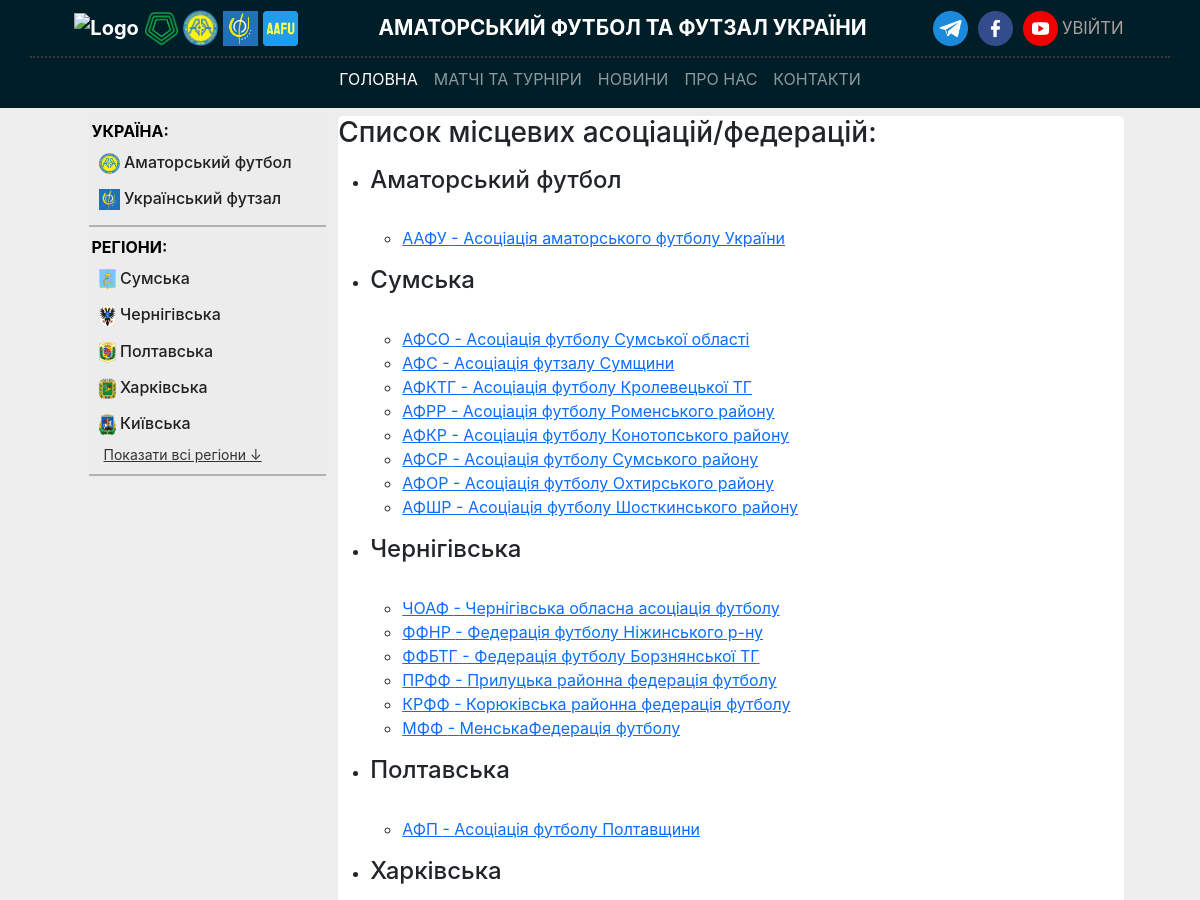
Page /organizations/ (upper part) on the earlier database version.
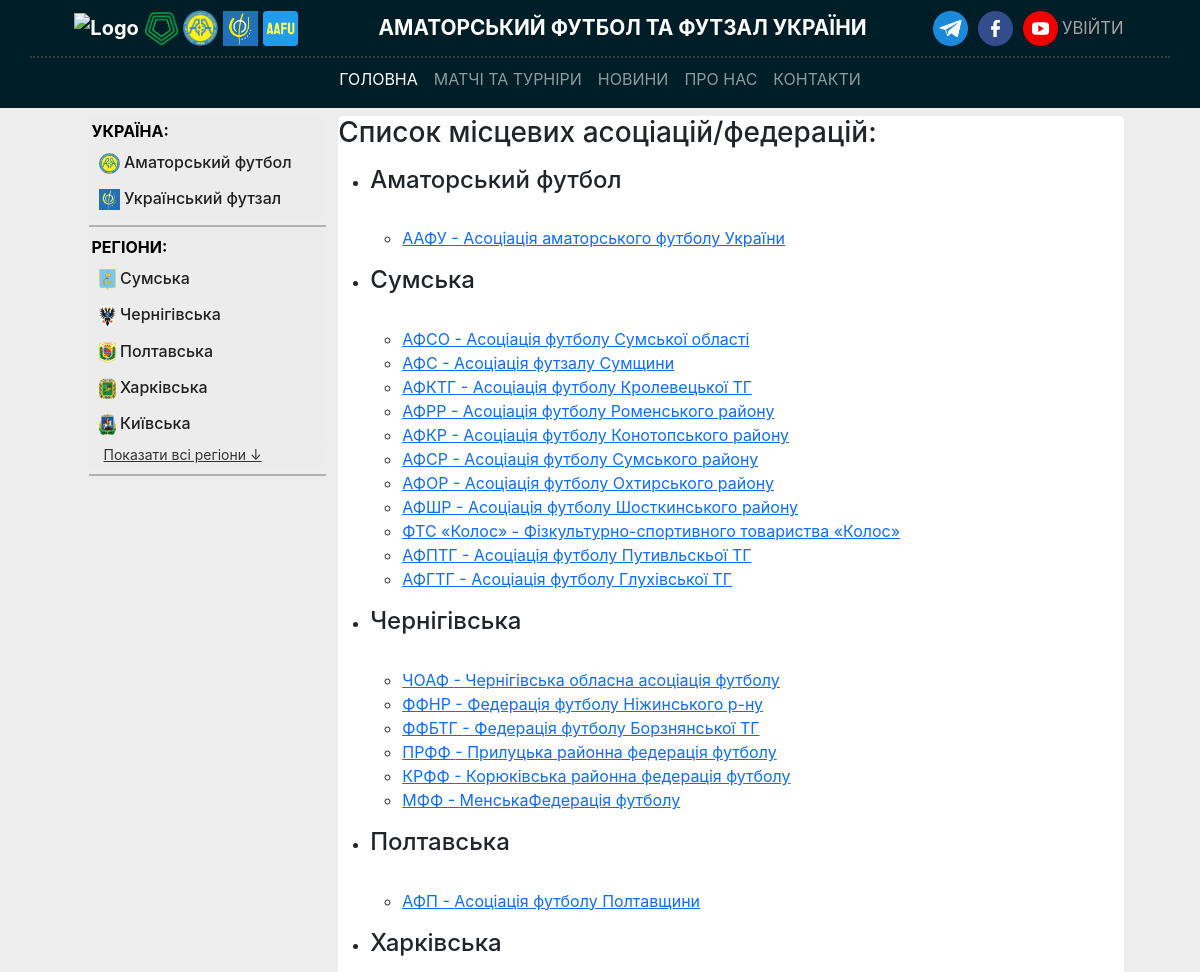
Same page on the later database version.
### models/region.py (models this page shows, shortened)
class Region(Base):
    __tablename__ = "regions"
    __table_args__ = (UniqueConstraint("slug", name="uq_region_slug"),)
    id: Mapped[intpk]
    name: Mapped[str] = mapped_column(String(30), nullable=False)
    emblem: Mapped[str | None] = mapped_column(String(256))
    slug: Mapped[str] = mapped_column(String(30), nullable=False, unique=True)
    status: Mapped[bool] = mapped_column(default=0, server_default="0", nullable=False)
    organizations: Mapped[list["Organization"]] = relationship(
        back_populates="region",
        cascade="all, delete-orphan",
    )
    teams: Mapped[list["Team"]] = relationship(
        back_populates="region",
    )
    stadiums: Mapped[list["Stadium"]] = relationship(
        back_populates="region",
    )
    persons: Mapped[list["Person"]] = relationship(
        back_populates="region",
    )
    contact: Mapped[list["Contact"]] = relationship(
        back_populates="region",
    )
    newstables: Mapped[list["News"]] = relationship(
        back_populates="region",
    )

### models/organization.py (models this page shows, shortened)
class Organization(RegionRelationMixin, Base):
    __tablename__ = "organizations"
    _region_id_nullable: bool = True
    _region_id_unique: bool = False
    _region_back_populates = "organizations"
    id: Mapped[intpk]
    name: Mapped[str] = mapped_column(String(10), nullable=False)
    slug: Mapped[str] = mapped_column(String(30), nullable=False, unique=True)
    full_name: Mapped[str] = mapped_column(String(256), nullable=False)
    description: Mapped[str | None] = mapped_column(
        Text, default="", server_default="", nullable=True
    )
    logo: Mapped[str | None] = mapped_column(String(256))
    website: Mapped[str | None] = mapped_column(String)
    tournament_level = Column(
        SQLAlchemyEnum(TournamentLevel),
        default=TournamentLevel.not_specified,
        server_default=TournamentLevel.not_specified.value,
        nullable=True,
    )
    association_id: Mapped[int | None] = mapped_column(
        ForeignKey("associations.id", onupdate="SET NULL", ondelete="SET NULL"),
    )
    tournaments: Mapped[list["Tournament"]] = relationship(
        back_populates="organization",
    )
    association: Mapped["Association"] = relationship(
        back_populates="organizations",
    )

### controllers/organization.py (the view)
@router.get("/", response_model=List[schemas.OrganizationSchemas])
async def read_organizations(
    request: Request,
    skip: int = 0,
    limit: int = 100,
    db: AsyncSession = Depends(get_db),
):
    return render(
        "organizations.html",
        request,
        {
            "news_list": await get_news_list(db),  # Стрічка новин (всі регіони)
            "regions_list": await get_regions_list(db),  # Список регіонів (бокове меню)
            "organizations": await crud.get_organizations(db, skip=skip, limit=limit),
        },
    )

### templates/organizations.html (shortened to what this page needs)
{% extends "base.html" %}
{% block content %}
<h3>Список місцевих асоціацій/федерацій:</h3>
 <div class="fiex justify-center flex-col items-center">
  <div class="fiex center my-3 gap-5">
    {% for region in regions_list %}
      <ul>
        <li>
            <h4>{{ region.name }}</h4><br>
            {% for organization in organizations if organization.region.id == region.id %}
            <ul>
              <li>
                  <a href="/organizations/{{organization.slug}}">
                      {{ organization.name }} - {{ organization.full_name }}
                  </a>
              </li>
            </ul>
            {% endfor %}
        </li>
      </ul>
    {% endfor %}
  </div>
</div>
{% endblock %}

### templates/base.html (shortened to what the changed rows need)
<!doctype html>
<html lang="uk">
<head>
    <link rel="stylesheet" href="{{ url_for('static', path='css/bootstrap.min.css') }}">
    <link rel="stylesheet" href="/static/css/stl_base.css">
</head>
<body>
    <div class="container">
        <div class="col-12 col-md-11 col-lg-11 mx-auto my-2">
            <div class="row">
                <aside class="col-12 col-md-3">
                    <div class="left-menu">
                      <div class="left-menu-organisations">
                        {% for region in regions_list | selectattr("status", "equalto", 1) %}
                          <a href="/region/{{ region.slug }}"
                            title="Відкрити всі діючі турніри {{ region.name }}у"
                            data-region-slug="{{ region.slug }}"
                          >
                              <div class="region_name">
                                <img
                                  src="{{ url_for('static', path='/img/regions/' ~ region.emblem) }}"
                                  alt="{{ region.name }} logo"
                                  width="21rem"
                                  height="21rem"
                                  class="leftMenu__flag"
                                >
                                <span class="leftMenu_button">{{ region.name }}</span>
                              </div>
                          </a>
                        {% endfor %}
                      </div>
                    </div>
                    <div class="left-menu">
                        <div class="left-menu-organisations">
                            {% for region in regions_list | selectattr("status", "equalto", 0) %}
                                <a
                                  href="/region/{{ region.slug }}"
                                  title="Відкрити всі діючі турніри {{ region.name }} області"
                                  data-region-slug="{{ region.slug }}"
                                  class="region-link {% if loop.index > 5 %}hidden-region{% endif %}">
                                    <div class="region">
                                        <img
                                          src="{{ url_for('static', path='/img/regions/' ~ region.emblem) }}"
                                          alt="{{ region.name }} logo"
                                          width="17rem"
                                          height="21rem"
                                          class="leftMenu__flag">
                                        <span class="leftMenu_button">{{ region.name }}</span>
                                    </div>
                                </a>
                            {% endfor %}
                        </div>
                    </div>
                </aside>
                <div class="col-12 col-md-9 block-content" data-main="content">
                    {% block content %}
                    {% endblock %}
                </div>
            </div>
        </div>
    </div>
</body>
</html>

Differences in the rows shown:
added Organization: name "ФТС «Колос»", full_name "Фізкультурно-спортивного товариства «Колос»", shown under Region "Сумська"
added Organization: name "АФПТГ", full_name "Асоціація футболу Путивльскьої ТГ", shown under Region "Сумська"
added Organization: name "АФГТГ", full_name "Асоціація футболу Глухівської ТГ", shown under Region "Сумська"
